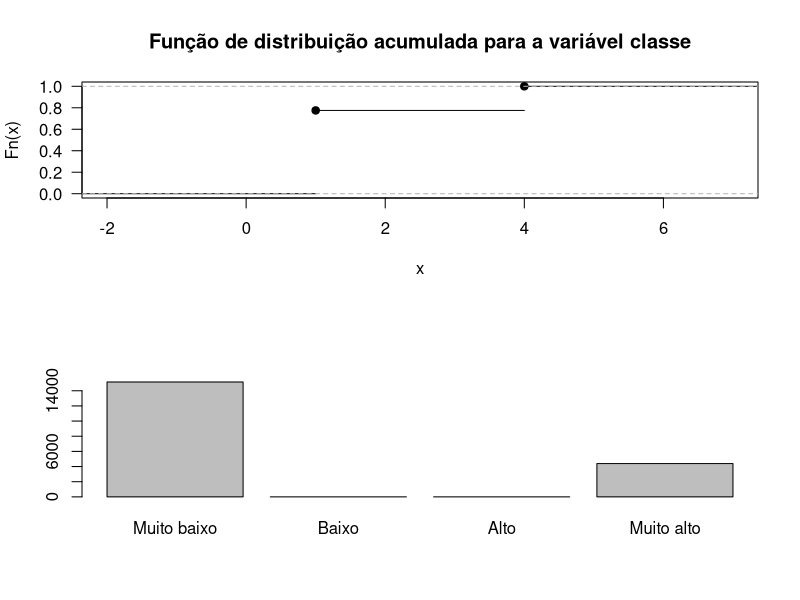

Generate this figure with R:
usuarios = read.csv("askubuntu.csv")

# Função de Distribuição Acumulada

plot.fda <- function(data, col.name, ...)
    plot(ecdf(data[, col.name]),
         main = paste("Função de distribuição acumulada para a variável", col.name),
         las = 1,
         ...)

quartis = quantile(usuarios$views, c(0.25, 0.5, 0.75, 1))

usuarios$classe <- NA

# Comentados pela falta de existência de usuarios$views que casam com o critério. Descomentadas, estas linhas causam
# erro.
usuarios[                              usuarios$views <= quartis[1], ]$classe <- "Muito baixo"
#usuarios[usuarios$views > quartis[1] & usuarios$views <= quartis[2], ]$classe <- "Baixo"
#usuarios[usuarios$views > quartis[2] & usuarios$views <= quartis[3], ]$classe <- "Alto"
usuarios[usuarios$views > quartis[3] & usuarios$views <= quartis[4], ]$classe <- "Muito alto"

usuarios$classe <- factor(usuarios$classe,
                          levels = c("Muito baixo", "Baixo", "Alto", "Muito alto"),
                          ordered = TRUE)

png(filename = "output-questao2.png", width = 480, height = 960)
par(mfrow = c(2, 1))
    plot.fda(usuarios, "classe")
    plot(usuarios$classe)
dev.off()

